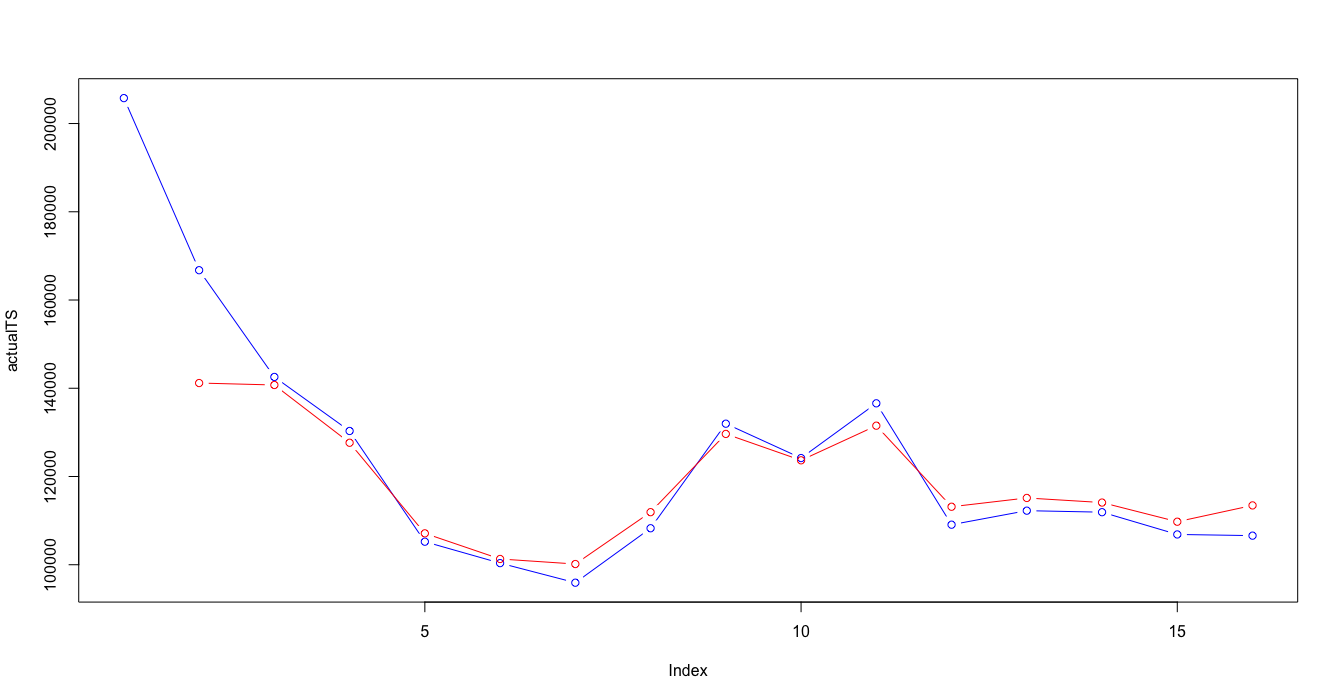

The R source for this figure:
# par(mfrow = c(1, 1))
# due possibilità
# quell'ente per questo reparto nel 2017 a che cluster assomoglia?
# dovresti porendere tutti i cluster che ho, tagliare le 52 colonne a 17, calcolo il prototipo (media, centroidi calcolati sui 17) quale centroide è più simile al 2017?
# confornto i prototype con distanza coseno
# prendo i prototipi dei cluster, calcolo la distanza coseno 

require(zoo)



shift <- function(x, n, invert=FALSE, default=NA){
  stopifnot(length(x)>=n)
  if(n==0){
    return(x)
  }
  n <- ifelse(invert, n*(-1), n)
  if(n<0){
    n <- abs(n)
    forward=FALSE
  }else{
    forward=TRUE
  }
  if(forward){
    return(c(rep(default, n), x[seq_len(length(x)-n)]))
  }
  if(!forward){
    return(c(x[seq_len(length(x)-n)+n], rep(default, n)))
  }
}


clusterVector2017 <- c()
for (deptSelected in deptNumbersSecond) {
  
  
  tempDept <-
    appoggioDepts[(as.numeric(as.character(clusterDataframe$REPARTO)) == deptSelected),]
  
  reversedStoreOrderedByWeek2017 <- t(storeOrderedByWeek[which(storeOrderedByWeek$REPARTO==deptSelected & storeOrderedByWeek$ANNONO== 2017),])
  reversedStoreForCluster2017 <- reversedStoreOrderedByWeek2017
  
  for(storeNo in storesNumbersSecond){
    #print((match(storeNo,storesNumbersSecond)))
    reversedStoreForCluster2017<- rbind(reversedStoreForCluster2017 , reversedStoreOrderedByWeek2017[(3+(match(storeNo,storesNumbersSecond))),])
    
  }
  clusterVectorForGraph <- c()
  clusterCentroids <- data.frame()
  clusterMedoids <- data.frame()
  
  
  # 
  clusterVectorForGraph<- append(clusterVectorForGraph, listAllDeptYear[[match(deptSelected, deptNumbersSecond)]][[5]][[match(deptSelected, deptNumbersSecond)]])
  
  # clusterCentroids<- rbind(clusterCentroids, listYears[[match(yearSelected, yearList2)]][[match(deptSelected, deptNumbersSecond)]][[1]][[match(deptSelected, deptNumbersSecond)]]$prototypes)
  
  
  clusterNo<- unique(clusterVectorForGraph)
  clusterNo <- sort(clusterNo, decreasing = FALSE)
  
  clusterCentroids <- unname(clusterCentroids)
  clusterMedoids <- unname(clusterMedoids)
  
  
  
  # 
  # print(match(deptSelected, deptNumbersSecond))
  # print(max(clusterNo))
  # print(listAllDeptYear[[match(deptSelected, deptNumbersSecond)]][[1]][[max(clusterNo)]]$prototypes)
  
  for(clst in clusterNo){
    clusterMedoids <- rbind(clusterMedoids, (colMeans(appoggioDepts[which(as.numeric(as.character(appoggioDepts$REPARTO)) == as.numeric(deptSelected) & as.numeric(as.character(appoggioDepts$clusterVector)) == as.numeric(clst)),5:ncol(appoggioDepts)])))
  }
  
  
  clusterCentroids<- rbind(clusterCentroids, unname(listAllDeptYear[[match(deptSelected, deptNumbersSecond)]][[1]][[max(clusterNo)]]$prototypes ))
  
  names(clusterMedoids)<- names(clusterCentroids)
  
  clusterMedoids <- clusterMedoids[,0:ncol(reversedStoreForCluster2017)]
  
  clusterCentroids <- clusterCentroids[,0:ncol(reversedStoreForCluster2017)]
  
  names(reversedStoreForCluster2017) <- names(clusterCentroids) 
  
  reversedStoreForCluster2017 <- unname(reversedStoreForCluster2017)
  reversedStoreForCluster2017 <- reversedStoreForCluster2017[(nrow(reversedStoreOrderedByWeek2017)+1):nrow(reversedStoreForCluster2017),]
  # reversedStoreForCluster2017 <- rbind (reversedStoreForCluster2017,clusterCentroids)
  reversedStoreForCluster2017 <- rbind (reversedStoreForCluster2017,clusterMedoids)
  reversedStoreForCluster2017 <- as.matrix(reversedStoreForCluster2017)
  
  
  
  cosineDistanceMatrix2017 <- matrix(nrow=nrow(reversedStoreForCluster2017),ncol=nrow(reversedStoreForCluster2017))
  
  for (x in 1:(nrow(reversedStoreForCluster2017)-max(clusterNo))){
    
    for(y in 7: nrow(reversedStoreForCluster2017)){
      
      cosineDistanceMatrix2017[x ,y ] <- (1 - ( (reversedStoreForCluster2017[x,] %*% reversedStoreForCluster2017[y,]) /
                                                  (sqrt((reversedStoreForCluster2017[x,]%*%reversedStoreForCluster2017[x,]) * (reversedStoreForCluster2017[y,]%*%reversedStoreForCluster2017[y,]) ))))
      
    }
  }
  
  cosineDistanceMatrix2017 <- na.omit(cosineDistanceMatrix2017[,colSums(is.na(cosineDistanceMatrix2017))<nrow(cosineDistanceMatrix2017)])
  
  clusterVector2017 <- append(clusterVector2017, c(which.min(cosineDistanceMatrix2017[1,]) , which.min(cosineDistanceMatrix2017[2,]) , which.min(cosineDistanceMatrix2017[3,]) , which.min(cosineDistanceMatrix2017[4,]) , which.min(cosineDistanceMatrix2017[5,]) , which.min(cosineDistanceMatrix2017[6,]) ))
  print(clusterVector2017)
  
}




clusterDataframe2017 <- as.data.frame( selectedStoreDeptAggregated$REPARTO)
clusterDataframe2017 <- cbind(clusterDataframe2017,selectedStoreDeptAggregated$ENTE)
clusterDataframe2017 <- cbind(clusterDataframe2017,selectedStoreDeptAggregated$ANNONO)



clusterDataframe2017 <- unique(clusterDataframe2017)


colnames(clusterDataframe2017) <- c("REPARTO","ENTE","ANNONO")



clusterDataframe2017 <- clusterDataframe2017[clusterDataframe2017$ANNONO == as.numeric("2017"), ]

clusterDataframe2017 <- (clusterDataframe2017[with(clusterDataframe2017, order(REPARTO, ANNONO , ENTE)), ])


clusterDataframeAllin <- rbind(clusterDataframe,clusterDataframe2017)
clusterDataframeAllin <- (clusterDataframeAllin[with(clusterDataframeAllin, order(REPARTO, ANNONO , ENTE)), ])






# clusterDepts <- selectedStoreDeptAggregated[which( (as.numeric(as.character(selectedStoreDeptAggregated$REPARTO)) %in% deptNumbersSecond)),]
# clusterDepts <- clusterDepts [which( (selectedStoreDeptAggregated$ANNONO %in% yearList2)),]
# 
# clusterDepts <- clusterDepts[!duplicated(clusterDepts[,c('REPARTO','ENTE','ANNONO')]),c('REPARTO','ENTE','ANNONO')]
clusterDepts2017 <- cbind(clusterDataframe2017, clusterVector2017)



colnames(clusterDepts2017) <- c("REPARTO","ENTE","ANNONO","clusterVector")
clusterDeptsAllin <- rbind(clusterDepts,clusterDepts2017)

View(clusterDeptsAllin)

appoggioDepts2017 <- data.frame()



for(repartoCurrent in unique(clusterDeptsAllin$REPARTO)){
  
  for(enteCurrent in storesNumbersSecond){
    
    for(annoCurrent in unique(clusterDeptsAllin$ANNONO)){   
      
      appoggioDepts2017 <- rbind.fill(appoggioDepts2017, cbind(clusterDeptsAllin[which( as.numeric(as.character(clusterDeptsAllin$REPARTO)) == as.numeric(repartoCurrent) & as.numeric(as.character(clusterDeptsAllin$ANNONO)) == as.numeric(annoCurrent) & as.numeric(as.character(clusterDeptsAllin$ENTE)) == as.numeric(enteCurrent)   ),
                                                                                 ],
                                                               t(storeOrderedByWeek[which( as.numeric(storeOrderedByWeek$REPARTO) == as.numeric(repartoCurrent) & as.numeric(storeOrderedByWeek$ANNONO) == as.numeric(annoCurrent) ) ,
                                                                                    (match(enteCurrent,storesNumbersSecond) +3)])) )
      
    }
    
  }
  
  
  
}

clusterCurrent <- 1
deptSelected <- 6

View(appoggioDepts2017)
appoggioDepts2017 <- (appoggioDepts2017[with(appoggioDepts2017, order(REPARTO, ANNONO , ENTE)), ])
# appoggioDepts2017 <- appoggioDepts2017[,0:22]


assa <-t(appoggioDepts2017[which(as.numeric(as.character(appoggioDepts2017$REPARTO)) == as.numeric(deptSelected) &
                                   as.numeric(as.character(appoggioDepts2017$clusterVector)) == as.numeric(clusterCurrent)),5:ncol(appoggioDepts2017)])


predictData2 <- data.frame()
for(colAssa in c(1:6)){
  
  predictData2<- rbind(predictData2, na.omit(cbind( as.matrix(assa[,colAssa]), shift (as.matrix(assa[,colAssa]) ,-1),shift (as.matrix(assa[,colAssa]) ,-2))) )
}
colnames(predictData2) <- c("nolag","lag1","lag2")
testSet <- na.omit(data.frame(na.omit(assa[,9]), shift(na.omit(assa[,9]), -1 ), shift(na.omit(assa[,9]), -2 )))
# testSet <- rbind(testSet, na.omit(assa[,7]))
colnames(testSet) <- c("nolag","lag1","lag2")
predictFrame <- (c (as.vector(as.matrix(assa[,(1:6)])) , na.omit(as.vector(as.matrix(assa[,9])))))
predictInput <- cbind(shift(predictFrame,-1),shift(predictFrame,-2),predictFrame)
predictData <- predictInput[complete.cases(predictInput),]
colnames(predictData2) <- c("nolag","lag1","lag2")

# trainIndex <- 1:(nrow(predictData2))
training <- predictData2
rownames(training) <- NULL
#fine creazione del training set

#inizio creazione del test set
# test <- as.data.frame(predictData[-trainIndex,])
test <- testSet
rownames(test) <- NULL
#fine creazione del test set

bootControl <- trainControl(number=15)    #definisce il comportamento di apprendimento (k-folds cross validation?)
preProc <- c("center","scale")                #imposta i parametri per il preprocessing
set.seed(2)                                #setta uno scenario casuale
indexTrn <- ncol(training)                    # ???

#creazione del modello di apprendimento
#
svmFit <- train(training[,-1], training[,1], method="svmRadial", tuneLength=15, trnControl=bootControl)
# svmFit <- train(training[,-indexTrn],training[,indexTrn],method="svmRadial",tuneLength=15, trnControl=bootControl,preProcess = preProc ) 
svmBest <-svmFit$finalModel    #modello migliore trovato con i parametri forniti
predsvm <- predict(svmBest, test[,-1])
actualTS <- test[,1]
predictedTS <- predsvm

rmse( actual=actualTS[3:16], predicted=predictedTS[2:15] )
mae(actual=actualTS[3:16], predicted=predictedTS[2:15] )

cbind(actualTS,predictedTS)
par(mfrow = c(1, 1))
plot(actualTS,type="b",col="blue", ylim=c(min(actualTS,predictedTS),max(actualTS,predictedTS)))
lines(shift(predictedTS,1),type="b",col="red")


# trainingInput <- data.frame()
# for(colNumber in 1:ncol(assa)){
#   trainingInput <-rbind(trainingInput,cbind(assa[,colNumber],lagpad(assa[,colNumber],1),lagpad(assa[,colNumber],2)))
# }
# 
# cbind(assa[,1],lagpad(assa[,1],1),lagpad(assa[,1],2))
# 
# 
# for (deptSelected in deptNumbersSecond) {
#   clusterList <- unique(appoggioDepts2017[which(as.numeric(as.character(appoggioDepts2017$REPARTO)) == as.numeric(deptSelected)),]$clusterVector)
#   for(clusterCurrent in clusterList){
#     
#     t(appoggioDepts2017[which(as.numeric(as.character(appoggioDepts2017$REPARTO)) == as.numeric(deptSelected) &
#                                 as.numeric(as.character(appoggioDepts2017$clusterVector)) == as.numeric(clusterCurrent)),5:ncol(appoggioDepts2017)])
#   }
#   
#   
# }
# 
# MS.MIInput=merge(lag(MS.MIcut.z,1),lag(MS.MIcut.z,2),lag(MS.MIcut.z,3),lag(MS.MIcut.z,4),lag(MS.MIcut.z,5),lag(MS.MI.z,6),all=FALSE)
# 
# MS.MIData=merge(MS.MIInput,MS.MIcut.z,all=FALSE)
# MS.MIData=na.omit(MS.MIData)
# colnames(MS.MIData)=c("lag1","lag2","lag3","lag4","lag5","lag6","TARGET")
# #fine creazione
# 
# #inizio creazione del training set
# trainIndex=1:(nrow(MS.MIData)*0.75)
# training=as.data.frame(MS.MIData[trainIndex])
# rownames(training)=NULL
# #fine creazione del training set
# 
# #inizio creazione del test set
# test=as.data.frame(MS.MIData[-trainIndex])
# rownames(test)=NULL
# #fine creazione del test set
# 
# bootControl=trainControl(number=100)    #definisce il comportamento di apprendimento (k-folds cross validation?)
# preProc=c("center","scale")                #imposta i parametri per il preprocessing
# set.seed(2)                                #setta uno scenario casuale
# indexTrn=ncol(training)                    # ???
# 
# 
# 
